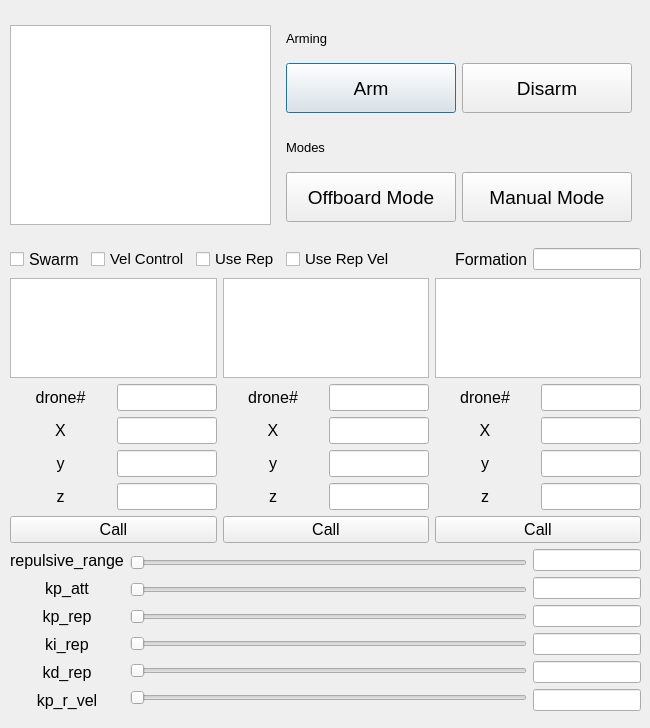
<?xml version="1.0" encoding="UTF-8"?>
<ui version="4.0">
 <class>Dialog</class>
 <widget class="QDialog" name="Dialog">
  <property name="geometry">
   <rect>
    <x>0</x>
    <y>0</y>
    <width>650</width>
    <height>728</height>
   </rect>
  </property>
  <property name="minimumSize">
   <size>
    <width>650</width>
    <height>250</height>
   </size>
  </property>
  <property name="windowTitle">
   <string>Vehicle Monitor</string>
  </property>
  <widget class="QWidget" name="verticalLayoutWidget">
   <property name="geometry">
    <rect>
     <x>10</x>
     <y>10</y>
     <width>631</width>
     <height>701</height>
    </rect>
   </property>
   <layout class="QVBoxLayout" name="verticalLayout_2">
    <item>
     <layout class="QHBoxLayout" name="horizontalLayout_4">
      <item>
       <widget class="QTextBrowser" name="textBrowser">
        <property name="sizePolicy">
         <sizepolicy hsizetype="Expanding" vsizetype="Fixed">
          <horstretch>0</horstretch>
          <verstretch>0</verstretch>
         </sizepolicy>
        </property>
        <property name="minimumSize">
         <size>
          <width>100</width>
          <height>150</height>
         </size>
        </property>
        <property name="maximumSize">
         <size>
          <width>2000</width>
          <height>200</height>
         </size>
        </property>
        <property name="font">
         <font>
          <family>Serif</family>
          <pointsize>12</pointsize>
         </font>
        </property>
       </widget>
      </item>
      <item>
       <layout class="QVBoxLayout" name="verticalLayout">
        <property name="leftMargin">
         <number>9</number>
        </property>
        <property name="topMargin">
         <number>9</number>
        </property>
        <property name="rightMargin">
         <number>9</number>
        </property>
        <property name="bottomMargin">
         <number>9</number>
        </property>
        <item>
         <widget class="QLabel" name="label">
          <property name="font">
           <font>
            <pointsize>10</pointsize>
           </font>
          </property>
          <property name="text">
           <string>Arming</string>
          </property>
         </widget>
        </item>
        <item>
         <layout class="QHBoxLayout" name="horizontalLayout_3">
          <item>
           <widget class="QPushButton" name="arm_pushButton">
            <property name="minimumSize">
             <size>
              <width>170</width>
              <height>50</height>
             </size>
            </property>
            <property name="font">
             <font>
              <pointsize>14</pointsize>
             </font>
            </property>
            <property name="text">
             <string>Arm</string>
            </property>
           </widget>
          </item>
          <item>
           <widget class="QPushButton" name="disarm_pushButton">
            <property name="minimumSize">
             <size>
              <width>170</width>
              <height>50</height>
             </size>
            </property>
            <property name="font">
             <font>
              <pointsize>14</pointsize>
             </font>
            </property>
            <property name="text">
             <string>Disarm</string>
            </property>
           </widget>
          </item>
         </layout>
        </item>
        <item>
         <spacer name="verticalSpacer">
          <property name="orientation">
           <enum>Qt::Vertical</enum>
          </property>
          <property name="sizeType">
           <enum>QSizePolicy::Fixed</enum>
          </property>
          <property name="sizeHint" stdset="0">
           <size>
            <width>20</width>
            <height>10</height>
           </size>
          </property>
         </spacer>
        </item>
        <item>
         <widget class="QLabel" name="label_2">
          <property name="font">
           <font>
            <pointsize>10</pointsize>
           </font>
          </property>
          <property name="text">
           <string>Modes</string>
          </property>
         </widget>
        </item>
        <item>
         <layout class="QHBoxLayout" name="horizontalLayout_2">
          <item>
           <widget class="QPushButton" name="offboard_pushButton">
            <property name="minimumSize">
             <size>
              <width>170</width>
              <height>50</height>
             </size>
            </property>
            <property name="font">
             <font>
              <pointsize>14</pointsize>
             </font>
            </property>
            <property name="text">
             <string>Offboard Mode</string>
            </property>
            <property name="checkable">
             <bool>false</bool>
            </property>
           </widget>
          </item>
          <item>
           <widget class="QPushButton" name="manual_pushButton">
            <property name="minimumSize">
             <size>
              <width>170</width>
              <height>50</height>
             </size>
            </property>
            <property name="font">
             <font>
              <pointsize>14</pointsize>
             </font>
            </property>
            <property name="text">
             <string>Manual Mode</string>
            </property>
           </widget>
          </item>
         </layout>
        </item>
        <item>
         <spacer name="verticalSpacer_3">
          <property name="orientation">
           <enum>Qt::Vertical</enum>
          </property>
          <property name="sizeType">
           <enum>QSizePolicy::Fixed</enum>
          </property>
          <property name="sizeHint" stdset="0">
           <size>
            <width>20</width>
            <height>10</height>
           </size>
          </property>
         </spacer>
        </item>
       </layout>
      </item>
     </layout>
    </item>
    <item>
     <layout class="QHBoxLayout" name="horizontalLayout_6">
      <item>
       <widget class="QCheckBox" name="checkBox">
        <property name="font">
         <font>
          <pointsize>12</pointsize>
         </font>
        </property>
        <property name="text">
         <string>Swarm</string>
        </property>
       </widget>
      </item>
      <item>
       <widget class="QCheckBox" name="checkBox_vel">
        <property name="font">
         <font>
          <pointsize>11</pointsize>
         </font>
        </property>
        <property name="text">
         <string>Vel Control</string>
        </property>
       </widget>
      </item>
      <item>
       <widget class="QCheckBox" name="checkBox_rep">
        <property name="font">
         <font>
          <pointsize>11</pointsize>
         </font>
        </property>
        <property name="text">
         <string>Use Rep</string>
        </property>
       </widget>
      </item>
      <item>
       <widget class="QCheckBox" name="checkBox_rep_vel">
        <property name="font">
         <font>
          <pointsize>11</pointsize>
         </font>
        </property>
        <property name="text">
         <string>Use Rep Vel</string>
        </property>
       </widget>
      </item>
      <item>
       <spacer name="horizontalSpacer">
        <property name="orientation">
         <enum>Qt::Horizontal</enum>
        </property>
        <property name="sizeType">
         <enum>QSizePolicy::Expanding</enum>
        </property>
        <property name="sizeHint" stdset="0">
         <size>
          <width>30</width>
          <height>10</height>
         </size>
        </property>
       </spacer>
      </item>
      <item>
       <widget class="QLabel" name="label_11">
        <property name="sizePolicy">
         <sizepolicy hsizetype="Minimum" vsizetype="Minimum">
          <horstretch>0</horstretch>
          <verstretch>0</verstretch>
         </sizepolicy>
        </property>
        <property name="minimumSize">
         <size>
          <width>0</width>
          <height>20</height>
         </size>
        </property>
        <property name="font">
         <font>
          <pointsize>12</pointsize>
         </font>
        </property>
        <property name="text">
         <string>Formation</string>
        </property>
        <property name="alignment">
         <set>Qt::AlignCenter</set>
        </property>
       </widget>
      </item>
      <item>
       <widget class="QLineEdit" name="lineEdit_formation">
        <property name="sizePolicy">
         <sizepolicy hsizetype="Fixed" vsizetype="Fixed">
          <horstretch>0</horstretch>
          <verstretch>0</verstretch>
         </sizepolicy>
        </property>
        <property name="maximumSize">
         <size>
          <width>250</width>
          <height>16777215</height>
         </size>
        </property>
       </widget>
      </item>
     </layout>
    </item>
    <item>
     <layout class="QHBoxLayout" name="horizontalLayout_7">
      <item>
       <layout class="QVBoxLayout" name="verticalLayout_5">
        <item>
         <widget class="QTextBrowser" name="textBrowser_2">
          <property name="sizePolicy">
           <sizepolicy hsizetype="Fixed" vsizetype="Fixed">
            <horstretch>0</horstretch>
            <verstretch>0</verstretch>
           </sizepolicy>
          </property>
          <property name="maximumSize">
           <size>
            <width>230</width>
            <height>100</height>
           </size>
          </property>
         </widget>
        </item>
        <item>
         <layout class="QHBoxLayout" name="horizontalLayout">
          <item>
           <layout class="QVBoxLayout" name="verticalLayout_4">
            <item>
             <widget class="QLabel" name="label_4">
              <property name="font">
               <font>
                <pointsize>12</pointsize>
               </font>
              </property>
              <property name="text">
               <string>drone#</string>
              </property>
              <property name="alignment">
               <set>Qt::AlignCenter</set>
              </property>
             </widget>
            </item>
            <item>
             <widget class="QLabel" name="label_3">
              <property name="font">
               <font>
                <pointsize>12</pointsize>
               </font>
              </property>
              <property name="text">
               <string>X</string>
              </property>
              <property name="alignment">
               <set>Qt::AlignCenter</set>
              </property>
             </widget>
            </item>
            <item>
             <widget class="QLabel" name="label_6">
              <property name="font">
               <font>
                <pointsize>12</pointsize>
               </font>
              </property>
              <property name="text">
               <string>y</string>
              </property>
              <property name="alignment">
               <set>Qt::AlignCenter</set>
              </property>
             </widget>
            </item>
            <item>
             <widget class="QLabel" name="label_5">
              <property name="font">
               <font>
                <pointsize>12</pointsize>
               </font>
              </property>
              <property name="text">
               <string>z</string>
              </property>
              <property name="alignment">
               <set>Qt::AlignCenter</set>
              </property>
             </widget>
            </item>
           </layout>
          </item>
          <item>
           <layout class="QVBoxLayout" name="verticalLayout_3">
            <item>
             <widget class="QLineEdit" name="lineEdit">
              <property name="sizePolicy">
               <sizepolicy hsizetype="Fixed" vsizetype="Fixed">
                <horstretch>0</horstretch>
                <verstretch>0</verstretch>
               </sizepolicy>
              </property>
              <property name="maximumSize">
               <size>
                <width>100</width>
                <height>16777215</height>
               </size>
              </property>
              <property name="font">
               <font>
                <pointsize>12</pointsize>
               </font>
              </property>
             </widget>
            </item>
            <item>
             <widget class="QLineEdit" name="lineEdit_2">
              <property name="sizePolicy">
               <sizepolicy hsizetype="Fixed" vsizetype="Fixed">
                <horstretch>0</horstretch>
                <verstretch>0</verstretch>
               </sizepolicy>
              </property>
              <property name="maximumSize">
               <size>
                <width>100</width>
                <height>16777215</height>
               </size>
              </property>
              <property name="font">
               <font>
                <pointsize>12</pointsize>
               </font>
              </property>
             </widget>
            </item>
            <item>
             <widget class="QLineEdit" name="lineEdit_3">
              <property name="sizePolicy">
               <sizepolicy hsizetype="Fixed" vsizetype="Fixed">
                <horstretch>0</horstretch>
                <verstretch>0</verstretch>
               </sizepolicy>
              </property>
              <property name="maximumSize">
               <size>
                <width>100</width>
                <height>16777215</height>
               </size>
              </property>
              <property name="font">
               <font>
                <pointsize>12</pointsize>
               </font>
              </property>
             </widget>
            </item>
            <item>
             <widget class="QLineEdit" name="lineEdit_4">
              <property name="sizePolicy">
               <sizepolicy hsizetype="Fixed" vsizetype="Fixed">
                <horstretch>0</horstretch>
                <verstretch>0</verstretch>
               </sizepolicy>
              </property>
              <property name="maximumSize">
               <size>
                <width>100</width>
                <height>16777215</height>
               </size>
              </property>
              <property name="font">
               <font>
                <pointsize>12</pointsize>
               </font>
              </property>
             </widget>
            </item>
           </layout>
          </item>
         </layout>
        </item>
        <item>
         <widget class="QPushButton" name="goToButton">
          <property name="font">
           <font>
            <pointsize>12</pointsize>
           </font>
          </property>
          <property name="text">
           <string>Call</string>
          </property>
         </widget>
        </item>
       </layout>
      </item>
      <item>
       <layout class="QVBoxLayout" name="verticalLayout_6">
        <item>
         <widget class="QTextBrowser" name="textBrowser_3">
          <property name="sizePolicy">
           <sizepolicy hsizetype="Fixed" vsizetype="Fixed">
            <horstretch>0</horstretch>
            <verstretch>0</verstretch>
           </sizepolicy>
          </property>
          <property name="maximumSize">
           <size>
            <width>230</width>
            <height>100</height>
           </size>
          </property>
         </widget>
        </item>
        <item>
         <layout class="QHBoxLayout" name="horizontalLayout_5">
          <item>
           <layout class="QVBoxLayout" name="verticalLayout_7">
            <item>
             <widget class="QLabel" name="label_7">
              <property name="font">
               <font>
                <pointsize>12</pointsize>
               </font>
              </property>
              <property name="text">
               <string>drone#</string>
              </property>
              <property name="alignment">
               <set>Qt::AlignCenter</set>
              </property>
             </widget>
            </item>
            <item>
             <widget class="QLabel" name="label_8">
              <property name="font">
               <font>
                <pointsize>12</pointsize>
               </font>
              </property>
              <property name="text">
               <string>X</string>
              </property>
              <property name="alignment">
               <set>Qt::AlignCenter</set>
              </property>
             </widget>
            </item>
            <item>
             <widget class="QLabel" name="label_9">
              <property name="font">
               <font>
                <pointsize>12</pointsize>
               </font>
              </property>
              <property name="text">
               <string>y</string>
              </property>
              <property name="alignment">
               <set>Qt::AlignCenter</set>
              </property>
             </widget>
            </item>
            <item>
             <widget class="QLabel" name="label_10">
              <property name="font">
               <font>
                <pointsize>12</pointsize>
               </font>
              </property>
              <property name="text">
               <string>z</string>
              </property>
              <property name="alignment">
               <set>Qt::AlignCenter</set>
              </property>
             </widget>
            </item>
           </layout>
          </item>
          <item>
           <layout class="QVBoxLayout" name="verticalLayout_8">
            <item>
             <widget class="QLineEdit" name="lineEdit_5">
              <property name="sizePolicy">
               <sizepolicy hsizetype="Fixed" vsizetype="Fixed">
                <horstretch>0</horstretch>
                <verstretch>0</verstretch>
               </sizepolicy>
              </property>
              <property name="maximumSize">
               <size>
                <width>100</width>
                <height>16777215</height>
               </size>
              </property>
              <property name="font">
               <font>
                <pointsize>12</pointsize>
               </font>
              </property>
             </widget>
            </item>
            <item>
             <widget class="QLineEdit" name="lineEdit_6">
              <property name="sizePolicy">
               <sizepolicy hsizetype="Fixed" vsizetype="Fixed">
                <horstretch>0</horstretch>
                <verstretch>0</verstretch>
               </sizepolicy>
              </property>
              <property name="maximumSize">
               <size>
                <width>100</width>
                <height>16777215</height>
               </size>
              </property>
              <property name="font">
               <font>
                <pointsize>12</pointsize>
               </font>
              </property>
             </widget>
            </item>
            <item>
             <widget class="QLineEdit" name="lineEdit_7">
              <property name="sizePolicy">
               <sizepolicy hsizetype="Fixed" vsizetype="Fixed">
                <horstretch>0</horstretch>
                <verstretch>0</verstretch>
               </sizepolicy>
              </property>
              <property name="maximumSize">
               <size>
                <width>100</width>
                <height>16777215</height>
               </size>
              </property>
              <property name="font">
               <font>
                <pointsize>12</pointsize>
               </font>
              </property>
             </widget>
            </item>
            <item>
             <widget class="QLineEdit" name="lineEdit_8">
              <property name="sizePolicy">
               <sizepolicy hsizetype="Fixed" vsizetype="Fixed">
                <horstretch>0</horstretch>
                <verstretch>0</verstretch>
               </sizepolicy>
              </property>
              <property name="maximumSize">
               <size>
                <width>100</width>
                <height>16777215</height>
               </size>
              </property>
              <property name="font">
               <font>
                <pointsize>12</pointsize>
               </font>
              </property>
             </widget>
            </item>
           </layout>
          </item>
         </layout>
        </item>
        <item>
         <widget class="QPushButton" name="goToButton_2">
          <property name="font">
           <font>
            <pointsize>12</pointsize>
           </font>
          </property>
          <property name="text">
           <string>Call</string>
          </property>
         </widget>
        </item>
       </layout>
      </item>
      <item>
       <layout class="QVBoxLayout" name="verticalLayout_9">
        <item>
         <widget class="QTextBrowser" name="textBrowser_4">
          <property name="sizePolicy">
           <sizepolicy hsizetype="Fixed" vsizetype="Fixed">
            <horstretch>0</horstretch>
            <verstretch>0</verstretch>
           </sizepolicy>
          </property>
          <property name="maximumSize">
           <size>
            <width>230</width>
            <height>100</height>
           </size>
          </property>
         </widget>
        </item>
        <item>
         <layout class="QHBoxLayout" name="horizontalLayout_8">
          <item>
           <layout class="QVBoxLayout" name="verticalLayout_10">
            <item>
             <widget class="QLabel" name="label_12">
              <property name="font">
               <font>
                <pointsize>12</pointsize>
               </font>
              </property>
              <property name="text">
               <string>drone#</string>
              </property>
              <property name="alignment">
               <set>Qt::AlignCenter</set>
              </property>
             </widget>
            </item>
            <item>
             <widget class="QLabel" name="label_13">
              <property name="font">
               <font>
                <pointsize>12</pointsize>
               </font>
              </property>
              <property name="text">
               <string>X</string>
              </property>
              <property name="alignment">
               <set>Qt::AlignCenter</set>
              </property>
             </widget>
            </item>
            <item>
             <widget class="QLabel" name="label_14">
              <property name="font">
               <font>
                <pointsize>12</pointsize>
               </font>
              </property>
              <property name="text">
               <string>y</string>
              </property>
              <property name="alignment">
               <set>Qt::AlignCenter</set>
              </property>
             </widget>
            </item>
            <item>
             <widget class="QLabel" name="label_15">
              <property name="font">
               <font>
                <pointsize>12</pointsize>
               </font>
              </property>
              <property name="text">
               <string>z</string>
              </property>
              <property name="alignment">
               <set>Qt::AlignCenter</set>
              </property>
             </widget>
            </item>
           </layout>
          </item>
          <item>
           <layout class="QVBoxLayout" name="verticalLayout_11">
            <item>
             <widget class="QLineEdit" name="lineEdit_10">
              <property name="sizePolicy">
               <sizepolicy hsizetype="Fixed" vsizetype="Fixed">
                <horstretch>0</horstretch>
                <verstretch>0</verstretch>
               </sizepolicy>
              </property>
              <property name="maximumSize">
               <size>
                <width>100</width>
                <height>16777215</height>
               </size>
              </property>
              <property name="font">
               <font>
                <pointsize>12</pointsize>
               </font>
              </property>
             </widget>
            </item>
            <item>
             <widget class="QLineEdit" name="lineEdit_11">
              <property name="sizePolicy">
               <sizepolicy hsizetype="Fixed" vsizetype="Fixed">
                <horstretch>0</horstretch>
                <verstretch>0</verstretch>
               </sizepolicy>
              </property>
              <property name="maximumSize">
               <size>
                <width>100</width>
                <height>16777215</height>
               </size>
              </property>
              <property name="font">
               <font>
                <pointsize>12</pointsize>
               </font>
              </property>
             </widget>
            </item>
            <item>
             <widget class="QLineEdit" name="lineEdit_12">
              <property name="sizePolicy">
               <sizepolicy hsizetype="Fixed" vsizetype="Fixed">
                <horstretch>0</horstretch>
                <verstretch>0</verstretch>
               </sizepolicy>
              </property>
              <property name="maximumSize">
               <size>
                <width>100</width>
                <height>16777215</height>
               </size>
              </property>
              <property name="font">
               <font>
                <pointsize>12</pointsize>
               </font>
              </property>
             </widget>
            </item>
            <item>
             <widget class="QLineEdit" name="lineEdit_13">
              <property name="sizePolicy">
               <sizepolicy hsizetype="Fixed" vsizetype="Fixed">
                <horstretch>0</horstretch>
                <verstretch>0</verstretch>
               </sizepolicy>
              </property>
              <property name="maximumSize">
               <size>
                <width>100</width>
                <height>16777215</height>
               </size>
              </property>
              <property name="font">
               <font>
                <pointsize>12</pointsize>
               </font>
              </property>
             </widget>
            </item>
           </layout>
          </item>
         </layout>
        </item>
        <item>
         <widget class="QPushButton" name="goToButton_3">
          <property name="font">
           <font>
            <pointsize>12</pointsize>
           </font>
          </property>
          <property name="text">
           <string>Call</string>
          </property>
         </widget>
        </item>
       </layout>
      </item>
     </layout>
    </item>
    <item>
     <layout class="QHBoxLayout" name="horizontalLayout_9">
      <item>
       <layout class="QVBoxLayout" name="verticalLayout_13">
        <item>
         <widget class="QLabel" name="label_19">
          <property name="font">
           <font>
            <pointsize>12</pointsize>
           </font>
          </property>
          <property name="text">
           <string>repulsive_range</string>
          </property>
          <property name="alignment">
           <set>Qt::AlignCenter</set>
          </property>
         </widget>
        </item>
        <item>
         <widget class="QLabel" name="label_16">
          <property name="font">
           <font>
            <pointsize>12</pointsize>
           </font>
          </property>
          <property name="text">
           <string>kp_att</string>
          </property>
          <property name="alignment">
           <set>Qt::AlignCenter</set>
          </property>
         </widget>
        </item>
        <item>
         <widget class="QLabel" name="label_17">
          <property name="font">
           <font>
            <pointsize>12</pointsize>
           </font>
          </property>
          <property name="text">
           <string>kp_rep</string>
          </property>
          <property name="alignment">
           <set>Qt::AlignCenter</set>
          </property>
         </widget>
        </item>
        <item>
         <widget class="QLabel" name="label_20">
          <property name="font">
           <font>
            <pointsize>12</pointsize>
           </font>
          </property>
          <property name="text">
           <string>ki_rep</string>
          </property>
          <property name="alignment">
           <set>Qt::AlignCenter</set>
          </property>
         </widget>
        </item>
        <item>
         <widget class="QLabel" name="label_21">
          <property name="font">
           <font>
            <pointsize>12</pointsize>
           </font>
          </property>
          <property name="text">
           <string>kd_rep</string>
          </property>
          <property name="alignment">
           <set>Qt::AlignCenter</set>
          </property>
         </widget>
        </item>
        <item>
         <widget class="QLabel" name="label_18">
          <property name="font">
           <font>
            <pointsize>12</pointsize>
           </font>
          </property>
          <property name="text">
           <string>kp_r_vel</string>
          </property>
          <property name="alignment">
           <set>Qt::AlignCenter</set>
          </property>
         </widget>
        </item>
       </layout>
      </item>
      <item>
       <layout class="QVBoxLayout" name="verticalLayout_14">
        <item>
         <widget class="QSlider" name="horizontalSlider_rep_range">
          <property name="orientation">
           <enum>Qt::Horizontal</enum>
          </property>
         </widget>
        </item>
        <item>
         <widget class="QSlider" name="horizontalSlider_kp_att">
          <property name="orientation">
           <enum>Qt::Horizontal</enum>
          </property>
         </widget>
        </item>
        <item>
         <widget class="QSlider" name="horizontalSlider_kp_rep">
          <property name="orientation">
           <enum>Qt::Horizontal</enum>
          </property>
         </widget>
        </item>
        <item>
         <widget class="QSlider" name="horizontalSlider_ki_rep">
          <property name="orientation">
           <enum>Qt::Horizontal</enum>
          </property>
         </widget>
        </item>
        <item>
         <widget class="QSlider" name="horizontalSlider_kd_rep">
          <property name="orientation">
           <enum>Qt::Horizontal</enum>
          </property>
         </widget>
        </item>
        <item>
         <widget class="QSlider" name="horizontalSlider_kp_r_vel">
          <property name="orientation">
           <enum>Qt::Horizontal</enum>
          </property>
         </widget>
        </item>
       </layout>
      </item>
      <item>
       <layout class="QVBoxLayout" name="verticalLayout_15">
        <item>
         <widget class="QLineEdit" name="lineEdit_rep_range">
          <property name="sizePolicy">
           <sizepolicy hsizetype="Fixed" vsizetype="Fixed">
            <horstretch>0</horstretch>
            <verstretch>0</verstretch>
           </sizepolicy>
          </property>
         </widget>
        </item>
        <item>
         <widget class="QLineEdit" name="lineEdit_kp_att">
          <property name="sizePolicy">
           <sizepolicy hsizetype="Fixed" vsizetype="Fixed">
            <horstretch>0</horstretch>
            <verstretch>0</verstretch>
           </sizepolicy>
          </property>
         </widget>
        </item>
        <item>
         <widget class="QLineEdit" name="lineEdit_kp_rep">
          <property name="sizePolicy">
           <sizepolicy hsizetype="Fixed" vsizetype="Fixed">
            <horstretch>0</horstretch>
            <verstretch>0</verstretch>
           </sizepolicy>
          </property>
         </widget>
        </item>
        <item>
         <widget class="QLineEdit" name="lineEdit_ki_rep">
          <property name="sizePolicy">
           <sizepolicy hsizetype="Fixed" vsizetype="Fixed">
            <horstretch>0</horstretch>
            <verstretch>0</verstretch>
           </sizepolicy>
          </property>
         </widget>
        </item>
        <item>
         <widget class="QLineEdit" name="lineEdit_kd_rep">
          <property name="sizePolicy">
           <sizepolicy hsizetype="Fixed" vsizetype="Fixed">
            <horstretch>0</horstretch>
            <verstretch>0</verstretch>
           </sizepolicy>
          </property>
         </widget>
        </item>
        <item>
         <widget class="QLineEdit" name="lineEdit_kp_r_vel">
          <property name="sizePolicy">
           <sizepolicy hsizetype="Fixed" vsizetype="Fixed">
            <horstretch>0</horstretch>
            <verstretch>0</verstretch>
           </sizepolicy>
          </property>
         </widget>
        </item>
       </layout>
      </item>
     </layout>
    </item>
   </layout>
  </widget>
 </widget>
 <resources/>
 <connections/>
</ui>
